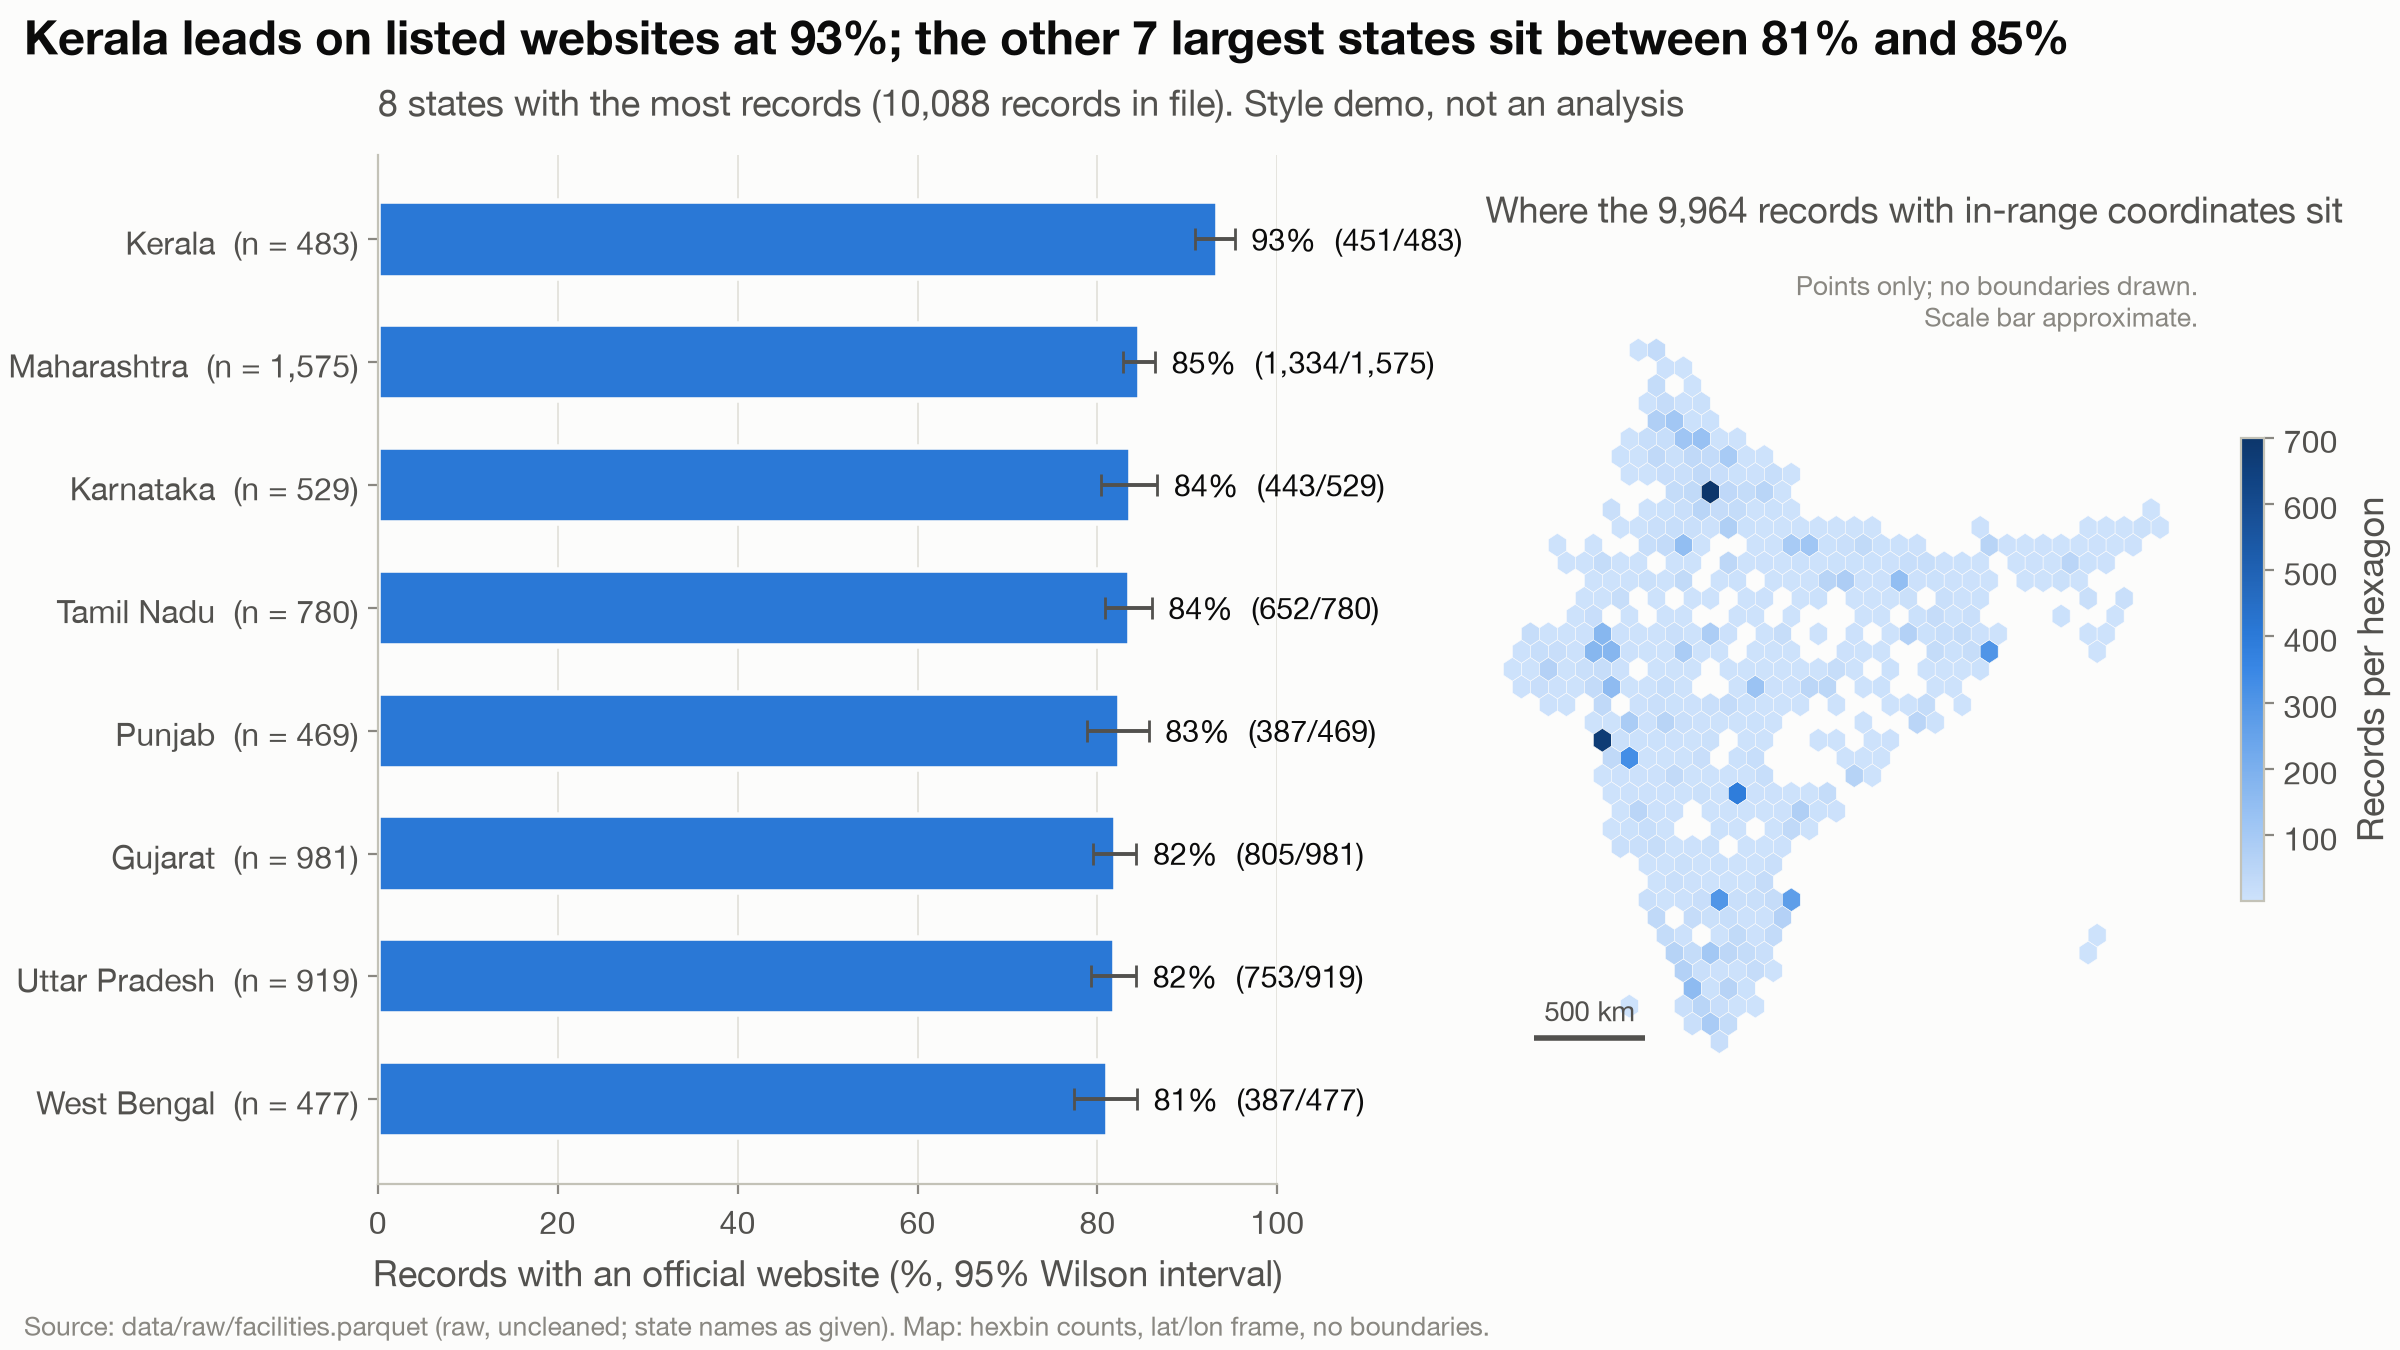

This figure's Python source:
"""Demo chart proving viz/style.py works end to end.

Input: data/raw/facilities.parquet (read only). Output: viz/_demo/demo.{png,svg,txt}.
Run: .venv-viz/bin/python viz/_demo/demo.py
"""
import sys
from pathlib import Path

import duckdb
import numpy as np

ROOT = Path(__file__).resolve().parents[2]
sys.path.insert(0, str(ROOT / "viz"))
import style as S  # noqa: E402

SRC = ROOT / "data/raw/facilities.parquet"
df = duckdb.sql(f"""
    select address_stateOrRegion as state, latitude, longitude,
           coalesce(contains(trim(officialWebsite), '.'), false) as has_site  -- 'null', 'true', '' are not websites
    from '{SRC}'
""").df()
n_all = len(df)
top = df["state"].value_counts().head(8)
rows = []
for st, n in top.items():
    k = int(df.loc[df.state == st, "has_site"].sum())
    p, lo, hi = S.wilson(k, int(n))
    rows.append((st, k, int(n), p, lo, hi))
rows.sort(key=lambda r: r[3])

fig = S.plt.figure(figsize=S.SLIDE_SIZE, constrained_layout=True)
gs = fig.add_gridspec(1, 2, width_ratios=[1.25, 1])
ax, mx = fig.add_subplot(gs[0]), fig.add_subplot(gs[1])

y = np.arange(len(rows))
pct = np.array([r[3] for r in rows]) * 100
bars = ax.barh(y, pct, color=S.CATEGORICAL[0], height=0.62, **S.bar_style())
S.add_interval(ax, y, [r[4] * 100 for r in rows], [r[5] * 100 for r in rows], horizontal=True)
ax.set_yticks(y, [f"{r[0]}  (n = {r[2]:,})" for r in rows])
ax.set_xlim(0, 100)
ax.set_xlabel("Records with an official website (%, 95% Wilson interval)")
ax.grid(axis="y", visible=False)
for yi, r in zip(y, rows):
    ax.annotate(f"{r[3]*100:.0f}%  ({r[1]:,}/{r[2]:,})", (r[5] * 100, yi), xytext=(6, 0),
                textcoords="offset points", va="center", fontsize=11, color=S.INK)
lo_st, hi_st = rows[0], rows[-1]
S.fig_title(fig, f"Kerala leads on listed websites at {hi_st[3]*100:.0f}%; the other 7 largest states "
                 f"sit between {lo_st[3]*100:.0f}% and {rows[-2][3]*100:.0f}%")
S.panel_title(ax, f"8 states with the most records ({n_all:,} records in file). Style demo, not an analysis")

ok = df.latitude.between(6, 38) & df.longitude.between(68, 98)
hb = S.india_point_map(mx, df.longitude[ok], df.latitude[ok], kind="hexbin", gridsize=40)
fig.colorbar(hb, ax=mx, shrink=0.45, label="Records per hexagon")
S.panel_title(mx, f"Where the {int(ok.sum()):,} records with in-range coordinates sit")
S.source_note(fig, "Source: data/raw/facilities.parquet (raw, uncleaned; state names as given). "
                   "Map: hexbin counts, lat/lon frame, no boundaries.")

alt = (f"Left: horizontal bars of the share of facility records with an official website for the 8 "
       f"states with the most records, from {lo_st[0]} at {lo_st[3]*100:.0f}% ({lo_st[1]} of {lo_st[2]}) "
       f"to {hi_st[0]} at {hi_st[3]*100:.0f}% ({hi_st[1]} of {hi_st[2]}), with 95% Wilson intervals. "
       f"Right: hexbin density of {int(ok.sum())} records with in-range coordinates over India, no boundaries drawn. "
       f"Raw file, {n_all} records. This is a style demo, not an analysis.")
out = S.save(fig, ROOT / "viz/_demo/demo", alt)
for r in rows:
    print(r[0], r[1], r[2], round(r[3], 3), round(r[4], 3), round(r[5], 3))
print(out)
